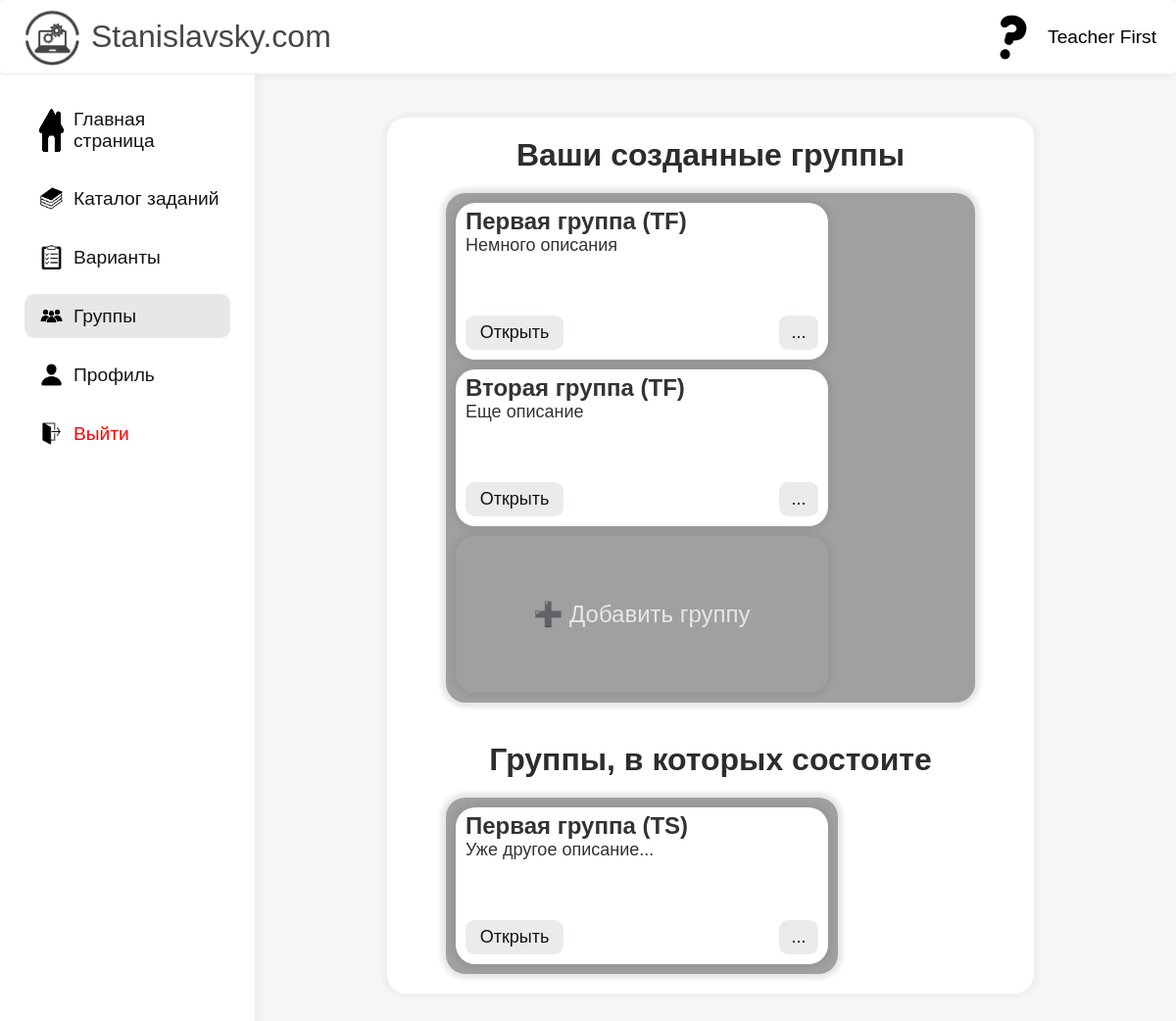
The app's page /groups (signed in) with its own data.
### data/users.py (models this page shows, shortened)
class User(SqlAlchemyBase, UserMixin, SerializerMixin):
    __tablename__ = 'users'
    id = sqlalchemy.Column(sqlalchemy.Integer,
                           primary_key=True, autoincrement=True)
    name = sqlalchemy.Column(sqlalchemy.String)
    surname = sqlalchemy.Column(sqlalchemy.String)
    email = sqlalchemy.Column(sqlalchemy.String)
    hashed_password = sqlalchemy.Column(sqlalchemy.String)
    created_date = sqlalchemy.Column(sqlalchemy.String,
                                     default=datetime.datetime.now)
    profile_pics = sqlalchemy.Column(sqlalchemy.String, default='/static/profile_pics/default.png')
    groups = orm.relationship("Group", secondary="user_to_group", backref="users")
    groups_participant = sqlalchemy.Column(sqlalchemy.String, default='')
    is_teacher = sqlalchemy.Column(sqlalchemy.Boolean)
    solved_tasks_ids = sqlalchemy.Column(sqlalchemy.String, default='')
    solved_variants = sqlalchemy.Column(sqlalchemy.Integer, default=0)
    def get_group_participant(self):
        if self.groups_participant == '':
            return None
        else:
            return self.groups_participant.split(';')

### data/groups.py (models this page shows, shortened)
class Group(SqlAlchemyBase, UserMixin, SerializerMixin):
    __tablename__ = 'groups'
    id = sqlalchemy.Column(sqlalchemy.Integer,
                           primary_key=True, autoincrement=True)
    name = sqlalchemy.Column(sqlalchemy.String)
    description = sqlalchemy.Column(sqlalchemy.String)
    user_id = sqlalchemy.Column(sqlalchemy.Integer,
                                sqlalchemy.ForeignKey("users.id"))
    members = sqlalchemy.Column(sqlalchemy.String, default='')
    link = sqlalchemy.Column(sqlalchemy.String)
    announcement_id = sqlalchemy.Column(sqlalchemy.Integer, sqlalchemy.ForeignKey('announcements.id'))
    announcement = orm.relationship('Announcement')
    group_works = orm.relationship('Group_work', secondary='group_to_group_work', backref='groups')

### server.py (the view)
@app.route('/groups', methods=['GET', 'POST'])
@login_required
def groups():
    formCreate = createGroupForm()
    formEdit = editGroupForm()
    groups = current_user.get_group_participant()
    if groups:
        groups_participant = [db_sess.get(Group, id) for id in groups]
    else:
        groups_participant = [None]
    params = {
        'groups': db_sess.query(Group).filter(current_user.id == Group.user_id),
        'groups_participant': groups_participant
    }
    return render_template('Groups.html', title='Группы', active='5', formCreate=formCreate,
                           formEdit=formEdit, **params)

### data/db_session.py (called while the page is built)
def create_session() -> Session:
    global __factory
    return __factory()

### server.py (called while the page is built)
@login_manager.user_loader
def load_user(user_id):
    db_sess = db_session.create_session()
    return db_sess.query(User).get(user_id)

### templates/Groups.html (shortened to what this page needs)
{% extends "Base.html" %}
{% block content %}
<link rel="stylesheet" href="/static/Groups/styles/content.css">
<link rel="stylesheet" href="/static/Groups/styles/dialogs.css">
<div class="content-section">
    <div class="items-holder">
        {% if current_user.is_teacher == 1 %}
            <h1 class="header1">Ваши созданные группы</h1>
            <div class="group-holder">
                {% for group in groups %}
                    <article class="group">
                        <div class="info-holder">
                            <h1>{{group.name}}</h1>
                            <p>{{group.description}}</p>
                        </div>
                        <div class="button-holder">
                            <a class="open" href="/groups/{{group.id}}">Открыть</a>
                            <button class="more" id="more1" name="{{group.id}}">...</button>
                        </div>
                    </article>
                {% endfor %}
                <article class="create-button">➕ Добавить группу</article>
            </div>
            <h1 class="header2" style="text-align: center;color: rgb(45, 45, 45);margin-top: 40px;">Группы, в которых состоите</h1>
        {% else %}
            <h1 class="header2" style="text-align: center;color: rgb(45, 45, 45)">Группы, в которых состоите</h1>
        {% endif %}
        <div class="group-holder">
            {% for group in groups_participant %}
                {% if group %}
                    <article class="group">
                        <div class="info-holder">
                            <h1>{{group.name}}</h1>
                            <p>{{group.description}}</p>
                        </div>
                        <div class="button-holder">
                            <a class="open" href="/groups/{{group.id}}">Открыть</a>
                            <button class="more" id="more2" name="{{group.id}}">...</button>
                        </div>
                    </article>
                {% else %}
                    <article class="group">
                        <h1 class="warning">Вы не состоите ни в одной группе</h1>
                    </article>
                {% endif %}
            {% endfor %}
        </div>
    </div>
</div>
{% endblock %}

### templates/Base.html (shortened to what this page needs)
<!DOCTYPE html>
<html lang="en">
<head>
    <link rel="stylesheet" href="/static/Base/styles/Main.css">
    <link rel="stylesheet" href="/static/Base/styles/content.css">
</head>
<body>
    <div class="head-navbar">
        <a class="website-logo" href="/">
            <img class="logo" src="/static/cards/Logo.png" alt="">
            <p class="text">Stanislavsky.com</p>
        </a>
        {% if current_user.is_authenticated %}
            <div class="user-items">
                <img src="{{current_user.profile_pics}}" alt="">
                <p>{{current_user.name}} {{current_user.surname}}</p>
            </div>
        {% else %}
            <div class="forms-items">
                <a href="/register">Регистрация</a>
                <a href="/login">Войти</a>
            </div>
        {% endif %}
    </div>
    <div class="left-navbar">
        {% if active == '1' %}
            <a style="margin-top: 25px;" class="left-navbar-item-pressed" href="/">
                <img class="icons" src="/static/cards/homeIcon.png" alt="">
                <p class="text">Главная страница</p>
            </a>
        {% else %}
            <a style="margin-top: 25px;" class="left-navbar-item" href="/">
                <img class="icons" src="/static/cards/homeIcon.png" alt="">
                <p class="text">Главная страница</p>
            </a>
        {% endif %}
        {% if active == '2' %}
            <a class="left-navbar-item-pressed" href="/catalog">
                <img class="icons" src="/static/cards/catalogIcon.png" alt="">
                <p class="text">Каталог заданий</p>
            </a>
        {% else %}
            <a class="left-navbar-item" href="/catalog">
                <img class="icons" src="/static/cards/catalogIcon.png" alt="">
                <p class="text">Каталог заданий</p>
            </a>
        {% endif %}
        {% if current_user.is_authenticated %}
            {% if active == '3' %}
                <a class="left-navbar-item-pressed" href="/variants/choose">
                    <img class="icons" src="/static/cards/variantsIcon.png" alt="">
                    <p class="text">Варианты</p>
                </a>
            {% else %}
                <a class="left-navbar-item" href="/variants/choose">
                    <img class="icons" src="/static/cards/variantsIcon.png" alt="">
                    <p class="text">Варианты</p>
                </a>
            {% endif %}
        {% endif %}
        {% if current_user.is_authenticated %}
            {% if active == '5' %}
                <a class="left-navbar-item-pressed" href="/groups">
                    <img class="icons" src="/static/cards/groupIcon.png" alt="">
                    <p class="text">Группы</p>
                </a>
            {% else %}
                <a class="left-navbar-item" href="/groups">
                    <img class="icons" src="/static/cards/groupIcon.png" alt="">
                    <p class="text">Группы</p>
                </a>
            {% endif %}
            {% if active == '4' %}
                <a class="left-navbar-item-pressed" href="/profile">
                    <img class="icons" src="/static/cards/profileIcon.png" alt="">
                    <p class="text">Профиль</p>
                </a>
            {% else %}
                <a class="left-navbar-item" href="/profile">
                    <img class="icons" src="/static/cards/profileIcon.png" alt="">
                    <p class="text">Профиль</p>
                </a>
            {% endif %}
            <a class="left-navbar-item-logout" href="/logout">
                <img class="icons" src="/static/cards/logoutIcon.png" alt="">
                <p class="text">Выйти</p>
            </a>
        {% endif %}
    </div>
    {% block content %}{% endblock %}
</body>
</html>

### static/Base/styles/Main.css (style rules this page uses)
* { padding: 0; margin: 0; font-family: 'Gill Sans', 'Gill Sans MT', Calibri, 'Trebuchet MS', sans-serif; }
body { background-color: rgb(246, 246, 246); }

### static/Base/styles/content.css (style rules this page uses)
.head-navbar { display: flex; position: fixed; top: 0; border-radius: 5px; background-color: white; border-bottom: 1px solid rgb(238, 238, 238); width: 100%; height: 75px; z-index: 5; box-shadow: 0px 5px 5px 0px rgba(0, 0, 0, 0.03) }
.head-navbar .website-logo { display: flex; width: max-content; justify-content: center; align-items: center; margin-left: 23px; text-decoration: none; gap: 10px; }
.head-navbar .website-logo .logo { height: 60px; }
.head-navbar .website-logo .text { color: rgb(70, 70, 70); font-size: xx-large; align-self: center; }
.head-navbar .user-items { display: flex; justify-content: end; width: 100%; align-items: center; gap: 10px; margin-right: 20px; }
.head-navbar .user-items img { height: 50px; width: 50px; border-radius: 25px; }
.head-navbar .user-items p { font-size: larger; }
.left-navbar { display: flex; position: fixed; top: 76px; flex-direction: column; background-color: white; width: 260px; height: 100%; z-index: 6; box-shadow: 5px 0px 5px 0px rgba(0, 0, 0, 0.03) }
.left-navbar .left-navbar-item-pressed { display: flex; text-decoration: none; margin-left: 25px; margin-top: 15px; padding-left: 15px; padding-top: 10px; padding-bottom: 10px; gap: 10px; width: calc(100% - 65px); background-color: rgb(231, 231, 231); border-radius: 10px; }
.left-navbar .left-navbar-item, .left-navbar .left-navbar-item-logout { display: flex; text-decoration: none; margin-left: 25px; margin-top: 15px; padding-left: 15px; padding-top: 10px; padding-bottom: 10px; gap: 10px; width: calc(100% - 65px); border-radius: 10px; transition: 0.25s, 0.25s; }
.left-navbar .left-navbar-item .icons, .left-navbar .left-navbar-item-pressed .icons, .left-navbar .left-navbar-item-logout .icons { width: 25px; }
.left-navbar .left-navbar-item .text, .left-navbar .left-navbar-item-pressed .text { color: rgb(20, 20, 20); font-size: larger; align-self: center; }
.left-navbar .left-navbar-item-logout .text { color: rgb(255, 0, 0); font-size: larger; align-self: center; }

### records on screen
User: profile_pics (picture), name "Teacher", surname "First"
Group: name "Первая группа (TF)", description "Немного описания"
Group: name "Вторая группа (TF)", description "Еще описание"
Group: name "Первая группа (TS)", description "Уже другое описание..."
